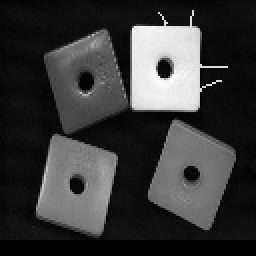
%> input picture Morphologie_mathématique/img/BLOCKN.tif, 128 x 128 px (shown 2 times larger)
$ octave houghCircle.m   (GNU Octave 9; MATLAB toolbox functions it lacks are replaced by stand-ins)
%> lines starting %> are read from the running program, lines starting %| are printed output that depends on the picture; in (x1, y1, x2, y2) boxes, pixels count from 0 and x2, y2 are one past the last pixel; in counts of white or black regions, pixels touching at a corner belong together; the program's own positions count from 1
close all
clear all
clc


I = imread('img/BLOCKN.tif');
%> I is the input picture: size 128x128 uint8; min 0, max 255, mean 56.4

[BW]=edge(I,'canny',0.7);
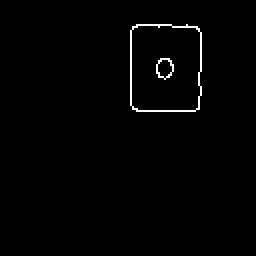
%> BW: size 128x128 logical (shown 2 times larger); 1.1% white in thin lines or dots, all inside (x1, y1, x2, y2) = (65, 12, 101, 56)

[xi,yi] = find(BW);
%> xi = 184 values from 13 to 56; yi = 184 values from 66 to 101

$ run again, with Morphologie_mathématique/img/FLOUE.TIF copied over Morphologie_mathématique/img/BLOCKN.tif
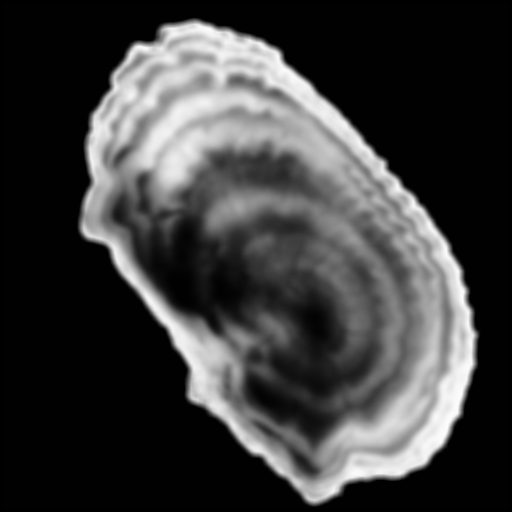
%> input picture Morphologie_mathématique/img/FLOUE.TIF, 512 x 512 px
%> I is the input picture: size 512x512 uint8; min 0, max 252, mean 60.2
%> `[BW]=edge(I,'canny',0.7);`:
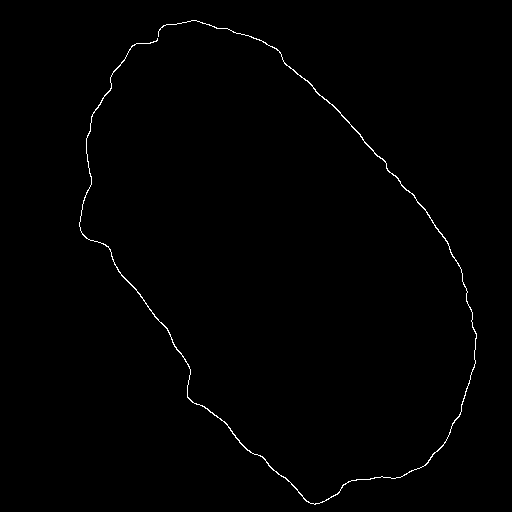
%> BW: size 512x512 logical; 0.62% white in thin lines or dots, all inside (x1, y1, x2, y2) = (79, 20, 477, 505)
%> xi = 1618 values from 21 to 505; yi = 1618 values from 80 to 477

$ run again, with Morphologie_mathématique/img/GRAIN.TIF copied over Morphologie_mathématique/img/BLOCKN.tif
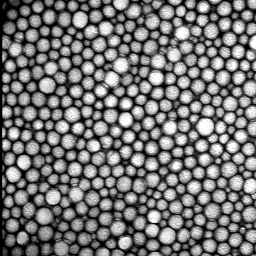
%> input picture Morphologie_mathématique/img/GRAIN.TIF, 256 x 256 px
%> I is the input picture: size 256x256 uint8; min 0, max 255, mean 117.4
%> `[BW]=edge(I,'canny',0.7);`:
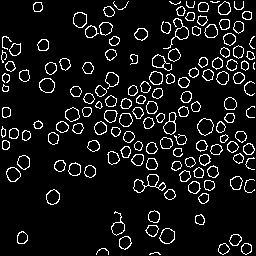
%> BW: size 256x256 logical; 8.6% white in thin lines or dots
%> xi = 5639 values from 2 to 255
